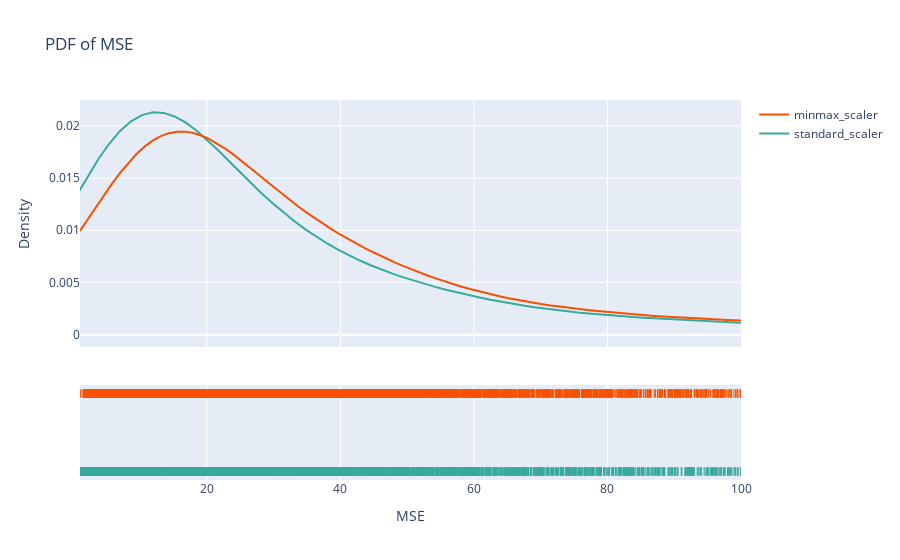

The code cell stored with this chart in its notebook:
### Code cell
hist_data = [standard_mse, minmax_mse]

group_labels = ['standard_scaler', 'minmax_scaler']
colors = ['#37AA9C', '#F75000'] #  '#94F3E4'

# Create distplot with curve_type set to 'normal'
fig = ff.create_distplot(hist_data, group_labels, show_hist=False, colors=colors)

# Add title
fig.update_layout(
    title_text='PDF of MSE',
    xaxis_title='MSE',
    yaxis_title='Density',
    xaxis_range=[1, 100]
)
fig.show()

### Figure 1 — Plotly figure (JSON) as saved in the notebook; plotly's stock layout.template omitted (floating-point values rounded to 4 significant figures; data arrays with more than 128 entries replaced by an {"elided": "..."} marker saying what was removed)
{"data": [{"legendgroup": "standard_scaler", "marker": {"color": "#37AA9C"}, "mode": "lines", "name": "standard_scaler", "showlegend": true, "type": "scatter", "x": {"elided": "500 float values"}, "xaxis": "x", "y": {"elided": "500 float values"}, "yaxis": "y"}, {"legendgroup": "minmax_scaler", "marker": {"color": "#F75000"}, "mode": "lines", "name": "minmax_scaler", "showlegend": true, "type": "scatter", "x": {"elided": "500 float values"}, "xaxis": "x", "y": {"elided": "500 float values"}, "yaxis": "y"}, {"legendgroup": "standard_scaler", "marker": {"color": "#37AA9C", "symbol": "line-ns-open"}, "mode": "markers", "name": "standard_scaler", "showlegend": false, "type": "scatter", "x": {"elided": "7808 float values"}, "xaxis": "x", "y": {"elided": "7808 str values"}, "yaxis": "y2"}, {"legendgroup": "minmax_scaler", "marker": {"color": "#F75000", "symbol": "line-ns-open"}, "mode": "markers", "name": "minmax_scaler", "showlegend": false, "type": "scatter", "x": {"elided": "7808 float values"}, "xaxis": "x", "y": {"elided": "7808 str values"}, "yaxis": "y2"}], "layout": {"barmode": "overlay", "hovermode": "closest", "legend": {"traceorder": "reversed"}, "title": {"text": "PDF of MSE"}, "xaxis": {"anchor": "y2", "domain": [0, 1], "range": [1, 100], "title": {"text": "MSE"}, "zeroline": false}, "yaxis": {"anchor": "free", "domain": [0.35, 1], "position": 0, "title": {"text": "Density"}}, "yaxis2": {"anchor": "x", "domain": [0, 0.25], "dtick": 1, "showticklabels": false}}}
